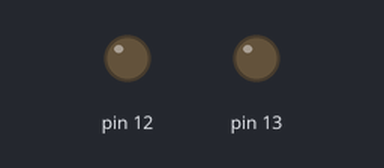
Simulated run of this sketch. Board: Arduino Uno, built with avr-gcc and run on an emulated ATmega328P. Parts: output pins drawn as LEDs (lit = HIGH).

Above: at 0.5 s.
At 1.5 s:
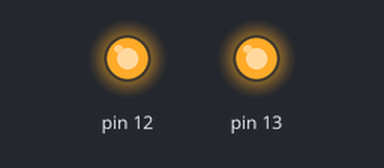
At 5.5 s:
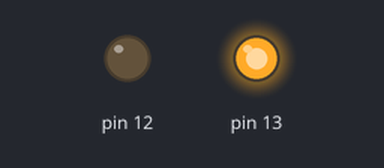
Timing chart, 0 to 6.9 s (numbered marks = the images above):
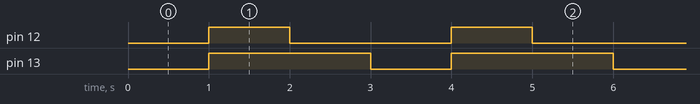

The sketch:

lab_4.ino
```cpp
#include <ThreadController.h>
#include <StaticThreadController.h>
#include <Thread.h>
void  led1();
void  led2();
void setup() {
  // put your setup code here, to run once:
  for(int i=12;i<=13;i++)
    pinMode(i,OUTPUT);

}

void loop() {
  // put your main code here, to run repeatedly:
  digitalWrite(13,0);
  digitalWrite(12,0);
  delay(1000);
  digitalWrite(13,1);
  digitalWrite(12,1);
  delay(1000);
  digitalWrite(13,1);
  digitalWrite(12,0);
  delay(1000);
  digitalWrite(13,0);
  digitalWrite(12,1);

}
void  led1(){
  digitalWrite(13,1);
  delay(1000);
  digitalWrite(13,LOW);
  delay(1000);
  }
void  led2(){
  digitalWrite(12,1);
  delay(2000);
  digitalWrite(12,LOW);
  delay(2000);
  }
```

Measured:
- by itself, pin 12: alternates HIGH for 1.0 s and LOW for 2.0 s
- by itself, pin 13: alternates HIGH for 2.0 s and LOW for 1.0 s
- by itself, everything shown: repeats every 3.0 s, in 4 steps
